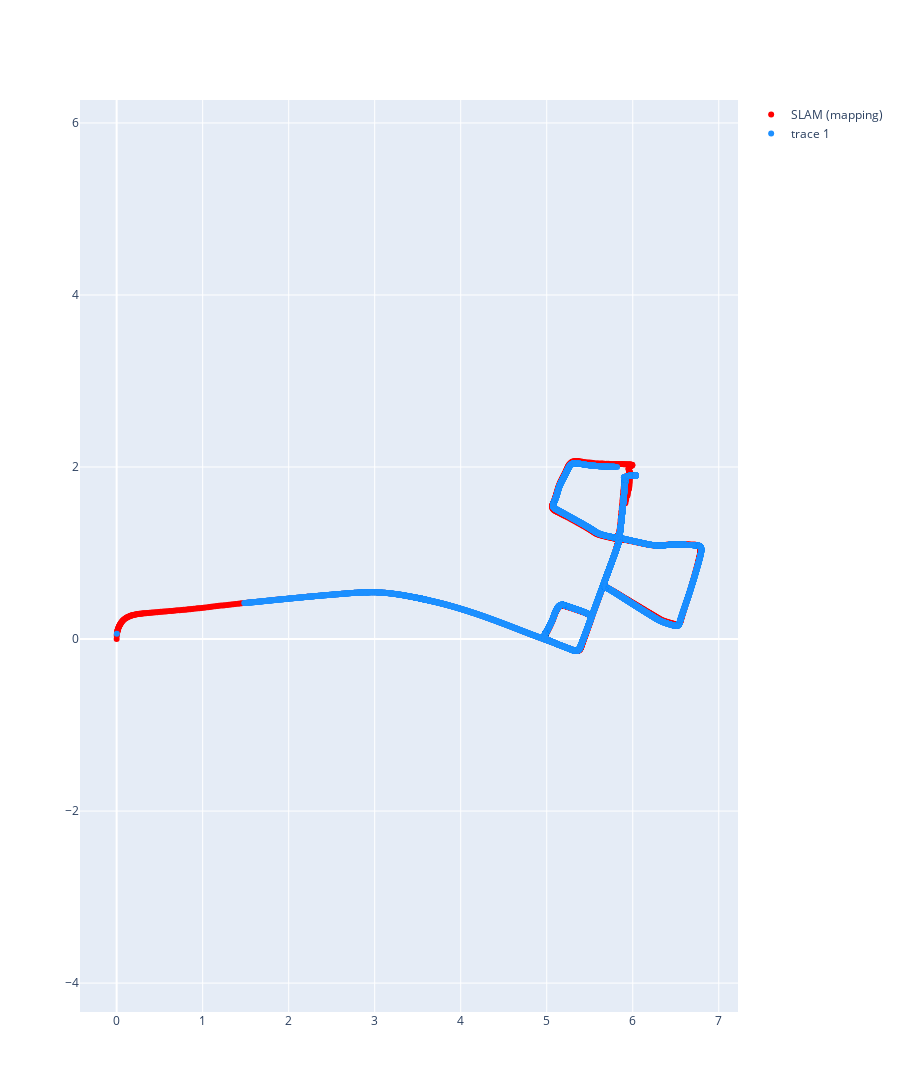

Source (notebook cell):
### Code cell
import numpy as np
import plotly.graph_objects as go

from orbslam_results import ORBSLAMTrajectoryProcessor
from utils import create_scattermapbox, plot
from os import path

TRAJECTORY_NAME = 'vabadusepst'
# TRAJECTORY_NAME = 'oldtown'

processor = ORBSLAMTrajectoryProcessor(path.join('~/orbslam-out', TRAJECTORY_NAME))

trace_colors = {
   'gps': 'blue',
   'slam': 'red',
   'loc': ['dodgerblue', 'olive', 'orange']
}

fig_slam = go.Figure()

fig_slam.add_trace(
   go.Scatter(
      x=processor.orbslam.mapping.trajectory[:, 0], 
      y=processor.orbslam.mapping.trajectory[:, 2], 
      mode='markers', 
      name='SLAM (mapping)',
      marker=dict(color=trace_colors['slam'])
    )
)


for name, loc in processor.orbslam.localization.items():
    if (loc.trajectory.size > 0):
      fig_slam.add_trace(
         go.Scatter(
            x=loc.trajectory[:, 0], 
            y=loc.trajectory[:, 2], 
            mode='markers',
            marker=dict(color=trace_colors['loc'][name])
         )
      )

fig_slam.update_layout(yaxis=dict(scaleanchor="x", scaleratio=1), height=1200)
fig_slam.show()

### Figure 1 — Plotly figure (JSON) as saved in the notebook; plotly's stock layout.template omitted (floating-point values rounded to 4 significant figures; data arrays with more than 128 entries replaced by an {"elided": "..."} marker saying what was removed)
{"data": [{"marker": {"color": "red"}, "mode": "markers", "name": "SLAM (mapping)", "type": "scatter", "x": {"elided": "1522 float values"}, "y": {"elided": "1522 float values"}}, {"marker": {"color": "dodgerblue"}, "mode": "markers", "type": "scatter", "x": {"elided": "13153 float values"}, "y": {"elided": "13153 float values"}}], "layout": {"height": 1200, "yaxis": {"scaleanchor": "x", "scaleratio": 1}}}
